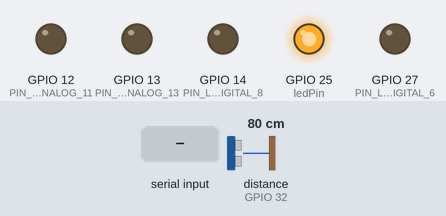
A sketch run on a simulated ESP32. Shown: output pins drawn as LEDs (lit = HIGH). Inputs (shaded band) come from the test bench; at power-on: distance to the obstacle (sensor on GPIO 32) 80 cm. The echo pulse lasts 58.3 µs per cm; what the sketch prints to the serial monitor is not drawn.

Above: at 1.2 s.
1.3 s: distance to the obstacle (sensor on GPIO 32) set to 198 cm
2.8 s: distance to the obstacle (sensor on GPIO 32) set to 205 cm
At 3.8 s:
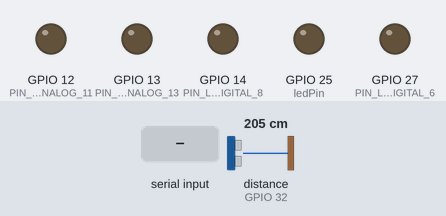
4.3 s: "1" received over Serial
At 5.5 s:
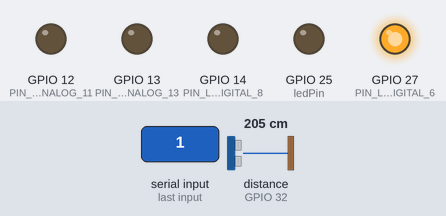
5.8 s: "3" received over Serial
At 6.9 s:
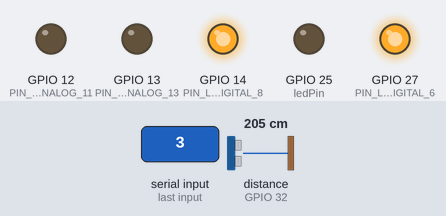
7.3 s: "0" received over Serial
At 8.1 s:
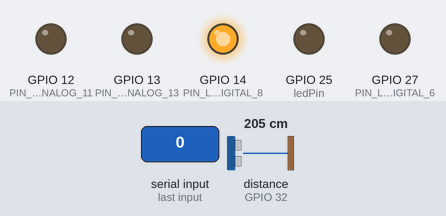
8.8 s: distance to the obstacle (sensor on GPIO 32) set to 2 cm
At 9.3 s:
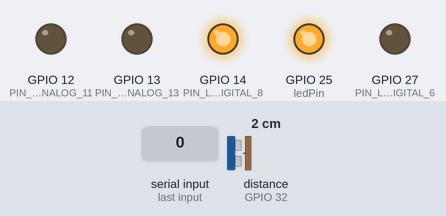
Timing chart, 0 to 11.3 s (numbered marks = the images above; inputs shaded):
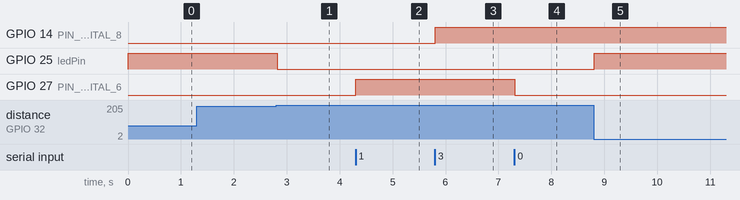

The sketch:

qt_project_esp32.ino
```cpp
#include <WiFi.h>               // ESP32 WiFi library
#include <Ultrasonic.h>         // Ultrasonic sensor library
#include <DHT.h>                // DHT sensor library

// Pin definitions for ESP32
#define PIN_LED_ANALOG_13 13    // Lamp with variable intensity
#define PIN_LED_ANALOG_11 12    // Ventilator with variable intensity
#define PIN_LED_DIGITAL_8 14    // Ventilator ON/OFF
#define PIN_LED_DIGITAL_6 27    // Lamp ON/OFF
#define PIN_TEMP_DIGITAL  26    // Temperature sensor (DHT11)

// Ultrasonic sensor pins
#define trigPin 33              // Trigger pin for ultrasonic sensor
#define echoPin 32              // Echo pin for ultrasonic sensor
#define ledPin  25              // LED to signal object detection

// Ultrasonic sensor setup
Ultrasonic ultrasonic(trigPin, echoPin);

// DHT11 temperature sensor setup
#define DHTTYPE DHT11
DHT dht(PIN_TEMP_DIGITAL, DHTTYPE);

// Variables for communication
char device;                    // Device identifier
char value;                     // Intensity value for the second lamp
int temperature;                // Temperature value
int distance;                   // Distance value

void setup() {
  Serial.begin(9600);           // Initialize serial communication

  // Configure output pins
  pinMode(PIN_LED_ANALOG_13, OUTPUT);
  analogWrite(PIN_LED_ANALOG_13, 0);

  pinMode(PIN_LED_ANALOG_11, OUTPUT);
  analogWrite(PIN_LED_ANALOG_11, 0);

  pinMode(PIN_LED_DIGITAL_8, OUTPUT);
  digitalWrite(PIN_LED_DIGITAL_8, LOW);

  pinMode(PIN_LED_DIGITAL_6, OUTPUT);
  digitalWrite(PIN_LED_DIGITAL_6, LOW);

  pinMode(trigPin, OUTPUT);
  pinMode(echoPin, INPUT);
  pinMode(ledPin, OUTPUT);

  // Initialize DHT sensor
  dht.begin();
}

void loop() {
  // Measure distance using the ultrasonic sensor
  distance = ultrasonic.read();

  // Handle object detection
  if (distance > 0 && distance <= 200) { // Valid distance detected (within 200 cm)
    Serial.write('8');                   // Send detection signal
    digitalWrite(ledPin, HIGH);          // Turn on LED
  } else {
    digitalWrite(ledPin, LOW);           // Turn off LED
  }

  // Handle serial commands
  if (Serial.available()) {
    char command = Serial.read();
    switch (command) {
      case '5': // Command to read temperature
        temperature = dht.readTemperature();
        if (!isnan(temperature)) {       // Check if the reading is valid
          Serial.write(temperature);     // Send temperature value
        } else {
          Serial.write("E");             // Send error signal if reading fails
        }
        break;

      case 'L': // Adjust lamp brightness
        if (Serial.available()) {
          value = Serial.read();
          analogWrite(PIN_LED_ANALOG_13, value);
        }
        break;

      case 'G': // Adjust ventilator speed
        if (Serial.available()) {
          value = Serial.read();
          analogWrite(PIN_LED_ANALOG_11, value);
        }
        break;

      case '1': // Turn on Lamp
        digitalWrite(PIN_LED_DIGITAL_6, HIGH);
        break;

      case '0': // Turn off Lamp
        digitalWrite(PIN_LED_DIGITAL_6, LOW);
        break;

      case '3': // Turn on Ventilator
        digitalWrite(PIN_LED_DIGITAL_8, HIGH);
        break;

      case '2': // Turn off Ventilator
        digitalWrite(PIN_LED_DIGITAL_8, LOW);
        break;

      default:
        break;
    }
  }
}
```

Measured:
- the behaviour switches between 200 and 201 cm on distance to the obstacle (sensor on GPIO 32) (found by bisection; images 0 and 1)
- after the input at 1.3 s, every drawn part: stays the same
- after the input at 2.8 s, GPIO 25 (ledPin): HIGH → LOW at once
- after the input at 4.3 s, GPIO 27 (PIN_LED_DIGITAL_6): LOW → HIGH at once
- after the input at 5.8 s, GPIO 14 (PIN_LED_DIGITAL_8): LOW → HIGH at once
- after the input at 7.3 s, GPIO 27 (PIN_LED_DIGITAL_6): HIGH → LOW at once
- after the input at 8.8 s, GPIO 25 (ledPin): LOW → HIGH at once
